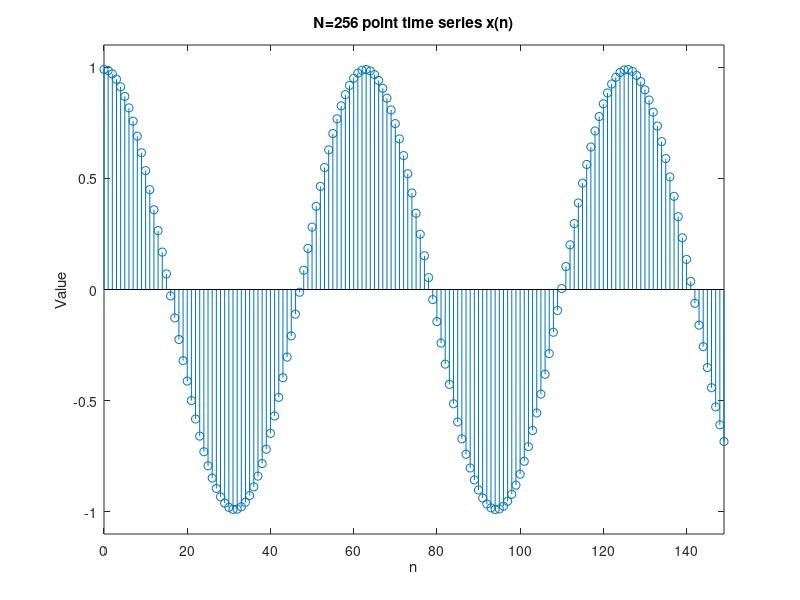
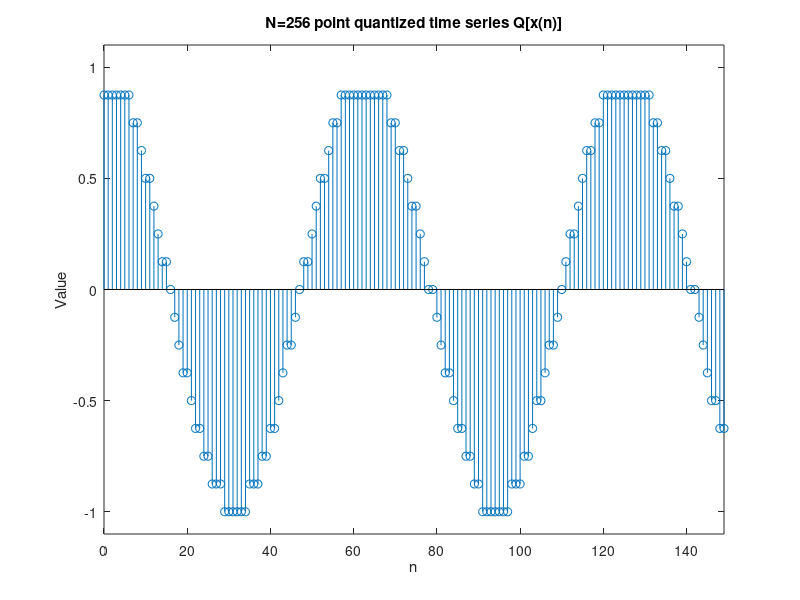
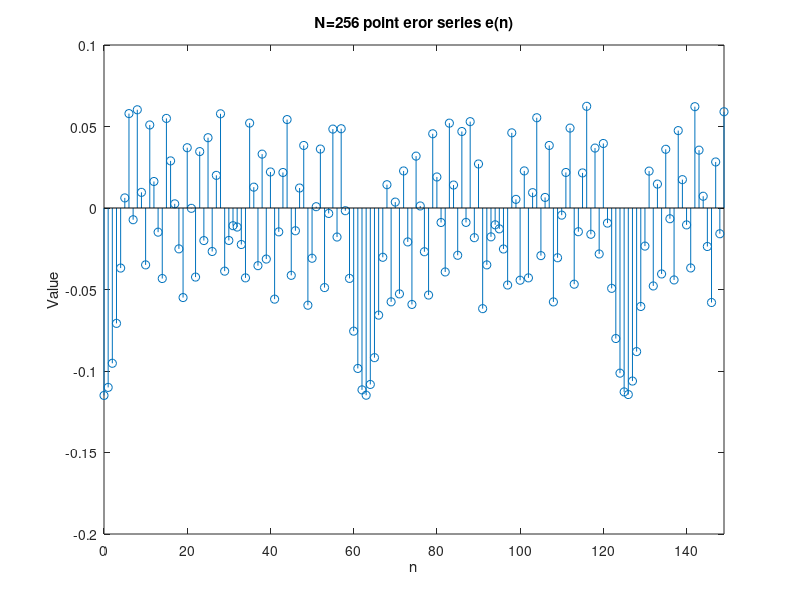
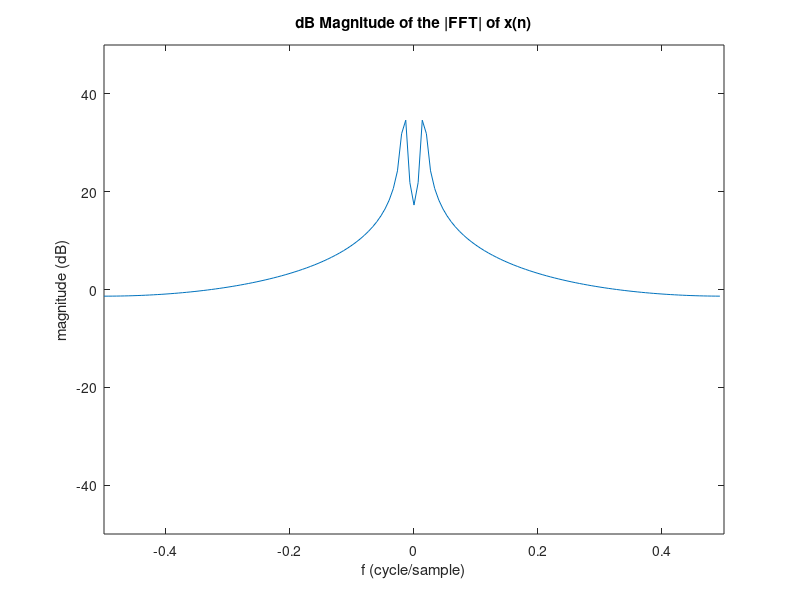

Reproduce these figures in MATLAB, in order. (Note: this script raises an error after producing the figures.)
clear;clc;close all;

%% 1
N=150;
n=0:N-1;
xn=0.99*cos(n/10);
figure(1);
stem(n,xn);
axis([0 length(xn)-1 -1.1 1.1]);
xlabel('n');ylabel('Value');title('N=256 point time series x(n)');

b=3;
xn_q=xn.*(2^b);
xn_q=round(xn_q);
xn_q=xn_q.*(2^(-b));
[i,j]=find(xn_q==1);
xn_q(i,j)=1-1/(2^b);
figure(2);
stem(n,xn_q);
axis([0 length(xn)-1 -1.1 1.1]);
xlabel('n');ylabel('Value');title('N=256 point quantized time series Q[x(n)]');

en=xn_q-xn;
figure(3);
stem(n,en);
xlim([0 length(xn)-1]);
xlabel('n');ylabel('Value');title('N=256 point eror series e(n)');
%% 2

XN=fftshift(fft(xn,N));
figure(4);
plot([-0.5:1/N:0.5-1/N],20*log10(abs(XN)));
title('dB Magnitude of the |FFT| of x(n)');
xlabel('f (cycle/sample)');ylabel('magnitude (dB)');
axis([-0.5 0.5 -50 50]);

figure(5);
XN_Q=abs(fftshift(fft(xn_q,N)));
XN_Q=XN_Q(2:2:end);                         %%cut-off large negative
plot([-0.5:2/N:0.5-2/N],20*log10(abs(XN_Q)));  
title('dB Magnitude of the |FFT| of Q[x(n)]');
xlabel('f (cycle/sample)');ylabel('magnitude (dB)');

%% 3
figure(6);
histogram(en); 
title('Histogram of e(n)');
xlabel('Amplitude');ylabel('Count'); 

m=63; 
figure(7); 
e_auto=xcorr(en,m,'biased');
e_auto=e_auto(m+1:2*m+1); 
stem(0:m,e_auto); 
title('The autocorrelation sequence estimate c_{ee}(m) of e(n)'); 
xlabel('m');ylabel('c_{ee}(m)'); 
xlim([0 m]);

window=hamming(N)';    
wn=en.*window;    
U=sum(window.^2);    
Pee=10*log10(abs(fftshift(fft(wn)).^2)/U);        
figure(8);     
f=[0:1/N:0.5-1/N];     
plot(f,Pee(N/2+1:end));     
xlabel('f (cycle/sample)');ylabel('Power(dB)');
title('Power Spectrum Estimate of e(n)'); 

figure(9); 
bex=xcorr(xn,en,m,'biased'); stem(-m:m,bex); 
title('The cross-correlation sequence estimate c_{ex}(m)'); 
xlabel('m');ylabel('c_{ex}(m)');
xlim([-m m]);